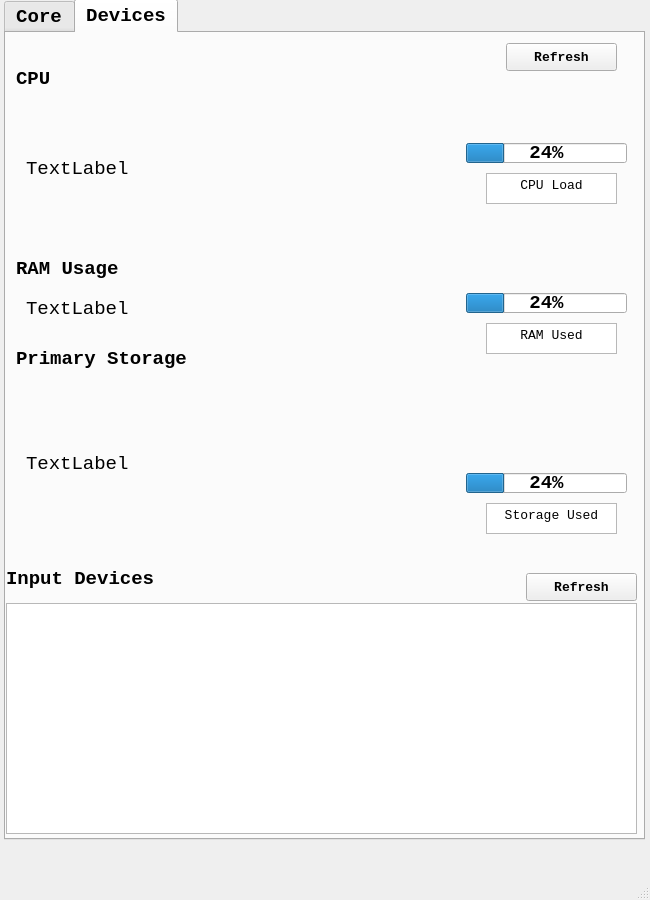
<?xml version="1.0" encoding="UTF-8"?>
<ui version="4.0">
 <class>MainWindow</class>
 <widget class="QMainWindow" name="MainWindow">
  <property name="geometry">
   <rect>
    <x>0</x>
    <y>0</y>
    <width>650</width>
    <height>900</height>
   </rect>
  </property>
  <property name="baseSize">
   <size>
    <width>0</width>
    <height>0</height>
   </size>
  </property>
  <property name="windowTitle">
   <string>MainWindow</string>
  </property>
  <widget class="QWidget" name="centralwidget">
   <widget class="QTabWidget" name="tabWidget">
    <property name="geometry">
     <rect>
      <x>4</x>
      <y>-1</y>
      <width>641</width>
      <height>841</height>
     </rect>
    </property>
    <property name="font">
     <font>
      <family>Consolas</family>
      <pointsize>14</pointsize>
      <weight>75</weight>
      <bold>true</bold>
     </font>
    </property>
    <property name="currentIndex">
     <number>1</number>
    </property>
    <widget class="QWidget" name="Core">
     <attribute name="title">
      <string>Core</string>
     </attribute>
     <widget class="QLabel" name="lbl_process">
      <property name="geometry">
       <rect>
        <x>10</x>
        <y>350</y>
        <width>191</width>
        <height>31</height>
       </rect>
      </property>
      <property name="font">
       <font>
        <family>Consolas</family>
        <pointsize>14</pointsize>
        <weight>75</weight>
        <bold>true</bold>
       </font>
      </property>
      <property name="text">
       <string>Top Processes</string>
      </property>
     </widget>
     <widget class="QTextBrowser" name="disp_process">
      <property name="geometry">
       <rect>
        <x>0</x>
        <y>380</y>
        <width>631</width>
        <height>381</height>
       </rect>
      </property>
      <property name="font">
       <font>
        <family>Calibri</family>
        <pointsize>12</pointsize>
        <weight>75</weight>
        <bold>true</bold>
       </font>
      </property>
      <property name="html">
       <string>&lt;!DOCTYPE HTML PUBLIC &quot;-//W3C//DTD HTML 4.0//EN&quot; &quot;http://www.w3.org/TR/REC-html40/strict.dtd&quot;&gt;
&lt;html&gt;&lt;head&gt;&lt;meta name=&quot;qrichtext&quot; content=&quot;1&quot; /&gt;&lt;style type=&quot;text/css&quot;&gt;
p, li { white-space: pre-wrap; }
&lt;/style&gt;&lt;/head&gt;&lt;body style=&quot; font-family:'Calibri','Consolas'; font-size:12pt; font-weight:600; font-style:normal;&quot;&gt;
&lt;p style=&quot; margin-top:0px; margin-bottom:0px; margin-left:0px; margin-right:0px; -qt-block-indent:0; text-indent:0px;&quot;&gt;&lt;span style=&quot; font-family:'MS Shell Dlg 2';&quot;&gt;Please Refresh.&lt;/span&gt;&lt;/p&gt;&lt;/body&gt;&lt;/html&gt;</string>
      </property>
     </widget>
     <widget class="QPushButton" name="but_refresh_process">
      <property name="geometry">
       <rect>
        <x>520</x>
        <y>350</y>
        <width>111</width>
        <height>28</height>
       </rect>
      </property>
      <property name="font">
       <font>
        <family>Consolas</family>
        <pointsize>10</pointsize>
        <weight>75</weight>
        <bold>true</bold>
       </font>
      </property>
      <property name="text">
       <string>Refresh</string>
      </property>
     </widget>
     <widget class="QLabel" name="disp_basic_info">
      <property name="geometry">
       <rect>
        <x>20</x>
        <y>80</y>
        <width>591</width>
        <height>251</height>
       </rect>
      </property>
      <property name="font">
       <font>
        <family>Consolas</family>
        <pointsize>12</pointsize>
        <weight>75</weight>
        <bold>true</bold>
       </font>
      </property>
      <property name="text">
       <string>Please restart the program.</string>
      </property>
     </widget>
     <widget class="QLabel" name="lbl_basic_info">
      <property name="geometry">
       <rect>
        <x>10</x>
        <y>20</y>
        <width>321</width>
        <height>31</height>
       </rect>
      </property>
      <property name="font">
       <font>
        <family>Consolas</family>
        <pointsize>14</pointsize>
        <weight>75</weight>
        <bold>true</bold>
       </font>
      </property>
      <property name="text">
       <string>Basic System Information</string>
      </property>
     </widget>
    </widget>
    <widget class="QWidget" name="Devices">
     <attribute name="title">
      <string>Devices</string>
     </attribute>
     <widget class="QTextBrowser" name="disp_inp_dev">
      <property name="geometry">
       <rect>
        <x>0</x>
        <y>570</y>
        <width>631</width>
        <height>231</height>
       </rect>
      </property>
     </widget>
     <widget class="QLabel" name="lbl_inp_dev">
      <property name="geometry">
       <rect>
        <x>0</x>
        <y>530</y>
        <width>201</width>
        <height>31</height>
       </rect>
      </property>
      <property name="text">
       <string>Input Devices</string>
      </property>
     </widget>
     <widget class="QPushButton" name="but_refresh_inp_dev">
      <property name="geometry">
       <rect>
        <x>520</x>
        <y>540</y>
        <width>111</width>
        <height>28</height>
       </rect>
      </property>
      <property name="font">
       <font>
        <family>Consolas</family>
        <pointsize>10</pointsize>
        <weight>75</weight>
        <bold>true</bold>
       </font>
      </property>
      <property name="text">
       <string>Refresh</string>
      </property>
     </widget>
     <widget class="QLabel" name="lbl_RAM">
      <property name="geometry">
       <rect>
        <x>10</x>
        <y>220</y>
        <width>141</width>
        <height>31</height>
       </rect>
      </property>
      <property name="text">
       <string>RAM Usage</string>
      </property>
     </widget>
     <widget class="QLabel" name="lbl_CPU">
      <property name="geometry">
       <rect>
        <x>10</x>
        <y>30</y>
        <width>151</width>
        <height>31</height>
       </rect>
      </property>
      <property name="text">
       <string>CPU</string>
      </property>
     </widget>
     <widget class="QLabel" name="lbl_storage">
      <property name="geometry">
       <rect>
        <x>10</x>
        <y>310</y>
        <width>211</width>
        <height>31</height>
       </rect>
      </property>
      <property name="text">
       <string>Primary Storage</string>
      </property>
     </widget>
     <widget class="QProgressBar" name="bar_cpu_usage">
      <property name="geometry">
       <rect>
        <x>460</x>
        <y>110</y>
        <width>161</width>
        <height>20</height>
       </rect>
      </property>
      <property name="value">
       <number>24</number>
      </property>
     </widget>
     <widget class="QProgressBar" name="bar_hdd_used">
      <property name="geometry">
       <rect>
        <x>460</x>
        <y>440</y>
        <width>161</width>
        <height>20</height>
       </rect>
      </property>
      <property name="value">
       <number>24</number>
      </property>
     </widget>
     <widget class="QProgressBar" name="bar_ram_load">
      <property name="geometry">
       <rect>
        <x>460</x>
        <y>260</y>
        <width>161</width>
        <height>20</height>
       </rect>
      </property>
      <property name="value">
       <number>24</number>
      </property>
     </widget>
     <widget class="QLabel" name="disp_cpu">
      <property name="geometry">
       <rect>
        <x>20</x>
        <y>60</y>
        <width>441</width>
        <height>151</height>
       </rect>
      </property>
      <property name="font">
       <font>
        <family>Consolas</family>
        <pointsize>14</pointsize>
        <weight>50</weight>
        <bold>false</bold>
       </font>
      </property>
      <property name="text">
       <string>TextLabel</string>
      </property>
     </widget>
     <widget class="QLabel" name="disp_ram">
      <property name="geometry">
       <rect>
        <x>20</x>
        <y>250</y>
        <width>431</width>
        <height>51</height>
       </rect>
      </property>
      <property name="font">
       <font>
        <family>Consolas</family>
        <pointsize>14</pointsize>
        <weight>50</weight>
        <bold>false</bold>
       </font>
      </property>
      <property name="text">
       <string>TextLabel</string>
      </property>
     </widget>
     <widget class="QLabel" name="disp_hdd">
      <property name="geometry">
       <rect>
        <x>20</x>
        <y>340</y>
        <width>431</width>
        <height>181</height>
       </rect>
      </property>
      <property name="font">
       <font>
        <family>Consolas</family>
        <pointsize>14</pointsize>
        <weight>50</weight>
        <bold>false</bold>
       </font>
      </property>
      <property name="text">
       <string>TextLabel</string>
      </property>
     </widget>
     <widget class="QPushButton" name="but_refresh_dev_info">
      <property name="geometry">
       <rect>
        <x>500</x>
        <y>10</y>
        <width>111</width>
        <height>28</height>
       </rect>
      </property>
      <property name="font">
       <font>
        <family>Consolas</family>
        <pointsize>10</pointsize>
        <weight>75</weight>
        <bold>true</bold>
       </font>
      </property>
      <property name="text">
       <string>Refresh</string>
      </property>
     </widget>
     <widget class="QTextBrowser" name="lbl_cpu_load">
      <property name="geometry">
       <rect>
        <x>480</x>
        <y>140</y>
        <width>131</width>
        <height>31</height>
       </rect>
      </property>
      <property name="verticalScrollBarPolicy">
       <enum>Qt::ScrollBarAlwaysOff</enum>
      </property>
      <property name="html">
       <string>&lt;!DOCTYPE HTML PUBLIC &quot;-//W3C//DTD HTML 4.0//EN&quot; &quot;http://www.w3.org/TR/REC-html40/strict.dtd&quot;&gt;
&lt;html&gt;&lt;head&gt;&lt;meta name=&quot;qrichtext&quot; content=&quot;1&quot; /&gt;&lt;style type=&quot;text/css&quot;&gt;
p, li { white-space: pre-wrap; }
&lt;/style&gt;&lt;/head&gt;&lt;body style=&quot; font-family:'Consolas'; font-size:14pt; font-weight:600; font-style:normal;&quot;&gt;
&lt;p align=&quot;center&quot; style=&quot; margin-top:0px; margin-bottom:0px; margin-left:0px; margin-right:0px; -qt-block-indent:0; text-indent:0px;&quot;&gt;&lt;span style=&quot; font-size:10pt; font-weight:400;&quot;&gt;CPU Load&lt;/span&gt;&lt;/p&gt;&lt;/body&gt;&lt;/html&gt;</string>
      </property>
     </widget>
     <widget class="QTextBrowser" name="lbl_ram_used">
      <property name="geometry">
       <rect>
        <x>480</x>
        <y>290</y>
        <width>131</width>
        <height>31</height>
       </rect>
      </property>
      <property name="verticalScrollBarPolicy">
       <enum>Qt::ScrollBarAlwaysOff</enum>
      </property>
      <property name="html">
       <string>&lt;!DOCTYPE HTML PUBLIC &quot;-//W3C//DTD HTML 4.0//EN&quot; &quot;http://www.w3.org/TR/REC-html40/strict.dtd&quot;&gt;
&lt;html&gt;&lt;head&gt;&lt;meta name=&quot;qrichtext&quot; content=&quot;1&quot; /&gt;&lt;style type=&quot;text/css&quot;&gt;
p, li { white-space: pre-wrap; }
&lt;/style&gt;&lt;/head&gt;&lt;body style=&quot; font-family:'Consolas'; font-size:14pt; font-weight:600; font-style:normal;&quot;&gt;
&lt;p align=&quot;center&quot; style=&quot; margin-top:0px; margin-bottom:0px; margin-left:0px; margin-right:0px; -qt-block-indent:0; text-indent:0px;&quot;&gt;&lt;span style=&quot; font-size:10pt; font-weight:400;&quot;&gt;RAM Used&lt;/span&gt;&lt;/p&gt;&lt;/body&gt;&lt;/html&gt;</string>
      </property>
     </widget>
     <widget class="QTextBrowser" name="lbl_storage_used">
      <property name="geometry">
       <rect>
        <x>480</x>
        <y>470</y>
        <width>131</width>
        <height>31</height>
       </rect>
      </property>
      <property name="verticalScrollBarPolicy">
       <enum>Qt::ScrollBarAlwaysOff</enum>
      </property>
      <property name="html">
       <string>&lt;!DOCTYPE HTML PUBLIC &quot;-//W3C//DTD HTML 4.0//EN&quot; &quot;http://www.w3.org/TR/REC-html40/strict.dtd&quot;&gt;
&lt;html&gt;&lt;head&gt;&lt;meta name=&quot;qrichtext&quot; content=&quot;1&quot; /&gt;&lt;style type=&quot;text/css&quot;&gt;
p, li { white-space: pre-wrap; }
&lt;/style&gt;&lt;/head&gt;&lt;body style=&quot; font-family:'Consolas'; font-size:14pt; font-weight:600; font-style:normal;&quot;&gt;
&lt;p align=&quot;center&quot; style=&quot; margin-top:0px; margin-bottom:0px; margin-left:0px; margin-right:0px; -qt-block-indent:0; text-indent:0px;&quot;&gt;&lt;span style=&quot; font-size:10pt; font-weight:400;&quot;&gt;Storage Used&lt;/span&gt;&lt;/p&gt;&lt;/body&gt;&lt;/html&gt;</string>
      </property>
     </widget>
    </widget>
   </widget>
  </widget>
  <widget class="QMenuBar" name="menubar">
   <property name="geometry">
    <rect>
     <x>0</x>
     <y>0</y>
     <width>650</width>
     <height>26</height>
    </rect>
   </property>
  </widget>
  <widget class="QStatusBar" name="statusbar"/>
 </widget>
 <resources/>
 <connections/>
</ui>
